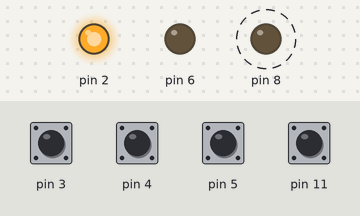
The sketch below on a simulated Arduino Uno, built with avr-gcc and run on an emulated ATmega328P. Shown: output pins drawn as LEDs (lit = HIGH). Dashed ring = blinking. The test bench sets the inputs (shaded band); at power-on: pin 3–5, pin 11 HIGH. EEPROM starts erased; what the sketch prints to the serial monitor is not drawn.

Above: at 1.25 s.
1.3 s: pin 4 pulled LOW for 0.15 s
At 2.5 s:
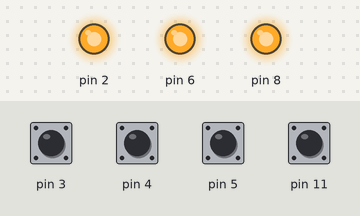
4.3 s: pin 11 pulled LOW for 0.15 s
At 4.7 s:
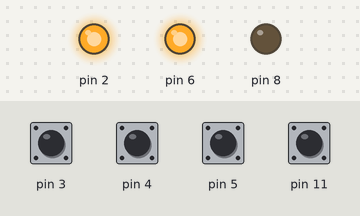
7.3 s: pin 4 pulled LOW for 1 s
At 9.8 s:
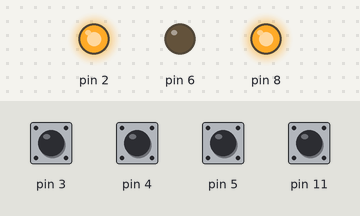
10.3 s: pin 3 pulled LOW for 1 s
13.3 s: pin 5 pulled LOW for 1 s
16.3 s: pin 11 pulled LOW for 1 s
At 17.5 s:
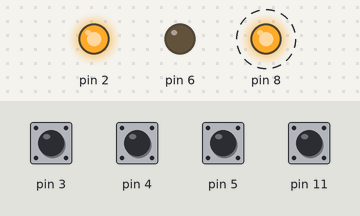
Timing chart, 0 to 20.3 s (numbered marks = the images above; inputs shaded):
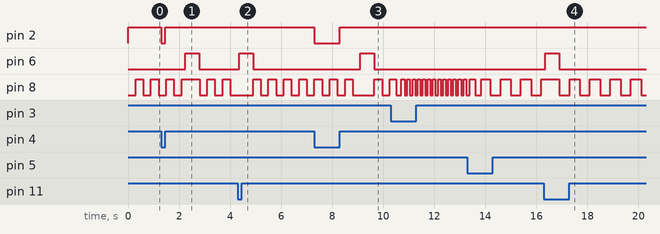

Measured:
- after the input at 1.3 s, pin 2: HIGH → LOW at once, → HIGH 0.15 s later; pin 6: LOW → HIGH after 0.95 s, → LOW 0.55 s later
- after the input at 4.3 s, pin 6: LOW → HIGH after 0.05 s, → LOW 0.55 s later
- after the input at 7.3 s, pin 2: HIGH → LOW at once, → HIGH 1.0 s later; pin 6: LOW → HIGH after 1.8 s, → LOW 0.55 s later
- after the input at 16.3 s, pin 6: LOW → HIGH after 0.06 s, → LOW 0.55 s later
- by itself, pin 8: alternates HIGH for 0.40 s and LOW for 0.40 s

The sketch:

nadajnik.ino
```cpp
#include <Arduino.h>
#include <RCSwitch.h>
#include <stdlib.h>
#include <avr/interrupt.h>

/* =========================================================================
 * PROTOTYPY FUNKCJI (Zgodnosc z MISRA-C)
 * ========================================================================= */
void setup(void);
void loop(void);
static void handleSpeedButtons(void);
static char decodeMorse(uint8_t pattern);
void USART_init(uint16_t ubrr_value);
void USART_transmit(char data);
void USART_print(const char* str);
void USART_print_uint16(uint16_t num);
void EEPROM_write_byte(uint16_t address, uint8_t data);
uint8_t EEPROM_read_byte(uint16_t address);
void EEPROM_write_uint16(uint16_t address, uint16_t data);
uint16_t EEPROM_read_uint16(uint16_t address);
void enterSleepMode(void);
void WDT_init(void);
void WDT_off(void);
void WDT_reset(void);

/* =========================================================================
 * STALE I ZMIENNE GLOBALNE
 * ========================================================================= */
static const uint8_t BTN_MORSE = 4U;
static const uint8_t BTN_PLUS = 5U;
static const uint8_t BTN_MINUS = 3U;
static const uint8_t BTN_RANDOM = 11U;
static const uint8_t LED_PIN = 6U;
static const uint8_t BUZZER_PIN = 2U;
static const uint8_t LED_BLINK_PIN = 8U;

static const uint16_t EEPROM_ADDR_THRESHOLD = 0x0010U;
static const uint16_t EEPROM_ADDR_CRASH_CNT = 0x0020U;
static const uint16_t EEPROM_ADDR_CRASH_FLAG = 0x0021U;

static RCSwitch mySwitch = RCSwitch();

static uint32_t lastActivityTime = 0U;
static uint16_t morseThreshold = 300U;
static bool blinkState = false;

/* =========================================================================
 * IMPLEMENTACJA FUNKCJI
 * ========================================================================= */

/*!
 * @brief    Wektor przerwania awaryjnego zglaszanego przez Watchdog Timer.
 * @param    Brak (Funkcja sprzetowa ISR)
 * @returns  Brak (void)
 * @side effects Zapisuje jedynke do flagi awarii i inkrementuje licznik WDT w EEPROM.
 */
// cppcheck-suppress misra-c2012-2.7
// cppcheck-suppress misra-c2012-8.2
ISR(WDT_vect)
{
    EEPROM_write_byte(EEPROM_ADDR_CRASH_FLAG, 1U);
    uint8_t crashCount = EEPROM_read_byte(EEPROM_ADDR_CRASH_CNT);
    if (crashCount == 0xFFU) { crashCount = 0U; }
    crashCount++;
    EEPROM_write_byte(EEPROM_ADDR_CRASH_CNT, crashCount);
}

/*!
 * @brief    Wektor wybudzenia asynchronicznego (PCINT) dla portu D.
 * @param    Brak (Funkcja sprzetowa ISR)
 * @returns  Brak (void)
 * @side effects Pusta funkcja uzywana wylacznie do wybudzenia rdzenia.
 */
// cppcheck-suppress misra-c2012-2.7
// cppcheck-suppress misra-c2012-8.2
ISR(PCINT2_vect) { }

/*!
 * @brief    Wektor wybudzenia asynchronicznego (PCINT) dla portu B.
 * @param    Brak (Funkcja sprzetowa ISR)
 * @returns  Brak (void)
 * @side effects Pusta funkcja uzywana wylacznie do wybudzenia rdzenia.
 */
// cppcheck-suppress misra-c2012-2.7
// cppcheck-suppress misra-c2012-8.2
ISR(PCINT0_vect) { }

/*!
 * @brief    Inicjalizuje Watchdog Timer w trybie Interrupt & System Reset na 2 sekundy.
 * @param    Brak
 * @returns  Brak (void)
 * @side effects Wylacza i wlacza globalne przerwania na czas sekwencji atomowej.
 */
void WDT_init(void)
{
    cli();
    WDTCSR |= (uint8_t)((1U << WDCE) | (1U << WDE));
    WDTCSR = (uint8_t)((1U << WDIE) | (1U << WDE) | (1U << WDP2) | (1U << WDP1) | (1U << WDP0));
    sei();
}

/*!
 * @brief    Zatrzymuje sprzętowy licznik Watchdoga przed usypianiem procesora.
 * @param    Brak
 * @returns  Brak (void)
 * @side effects Cysci flage WDRF oraz wylacza zasilanie modulu WDT.
 */
void WDT_off(void)
{
    cli();
    __asm__ __volatile__ ("wdr");
    MCUSR &= (uint8_t)(~(1U << WDRF));
    WDTCSR |= (uint8_t)((1U << WDCE) | (1U << WDE));
    WDTCSR = 0x00U;
    sei();
}

/*!
 * @brief    Resetuje licznik sprzetowy Watchdoga (karmi psa).
 * @param    Brak
 * @returns  Brak (void)
 * @side effects Wykonuje bezposrednia wstawke asemblerowa 'wdr'.
 */
void WDT_reset(void)
{
    __asm__ __volatile__ ("wdr");
}

/*!
 * @brief    Przechodzi w tryb glebokiego uspenia sprzetowego (Power-Down).
 * @param    Brak
 * @returns  Brak (void)
 * @side effects Wymusza gaszenie wyjsc, zatrzymuje WDT, modyfikuje SMCR, zatrzymuje zegar CPU.
 */
void enterSleepMode(void)
{
    USART_print("Brak aktywnosci. Usypianie systemu (Power-down)...\r\n");
    delay(50U);

    // --- SPRZATANIE PRZED SNEM ---
    digitalWrite(LED_BLINK_PIN, LOW);
    blinkState = false;
    digitalWrite(LED_PIN, LOW);
    digitalWrite(BUZZER_PIN, HIGH);

    // Wylaczenie ADC
    ADCSRA &= (uint8_t)(~(1U << ADEN));

    // Aktywacja PCINT (PORTD i PORTB)
    PCICR |= (uint8_t)((1U << PCIE2) | (1U << PCIE0));
    PCMSK2 |= (uint8_t)((1U << PCINT19) | (1U << PCINT20) | (1U << PCINT21));
    PCMSK0 |= (uint8_t)(1U << PCINT3);

    // SMCR
    SMCR |= (uint8_t)(1U << SM1);
    SMCR &= (uint8_t)(~(1U << SM0));
    SMCR &= (uint8_t)(~(1U << SM2));
    SMCR |= (uint8_t)(1U << SE); // Sleep enable

    // WYLACZENIE WATCHDOGA NA CZAS SNU
    WDT_off();

    __asm__ __volatile__ ("sleep");

    // ==========================================
    // --- PROCESOR WYBUDZONY (Pobudka PCINT) ---
    // ==========================================

    SMCR &= (uint8_t)(~(1U << SE));
    PCICR &= (uint8_t)(~((1U << PCIE2) | (1U << PCIE0)));
    ADCSRA |= (uint8_t)(1U << ADEN);

    // WZNOWIENIE WATCHDOGA PO OBUDZENIU
    WDT_init();

    USART_print("Wznowienie pracy rdzenia!\r\n");
    lastActivityTime = millis();
}

/*!
 * @brief    Zapisuje pojedynczy bajt w pamieci EEPROM.
 * @param    address Adres komorki EEPROM
 * @param    data Bajt do zapisu
 * @returns  Brak (void)
 * @side effects Oczekuje w petli while na gotowosc zapisu.
 */
void EEPROM_write_byte(uint16_t address, uint8_t data)
{
    while ((EECR & (1 << EEPE)) != 0U) { }
    EEAR = address;
    EEDR = data;
    EECR |= (1 << EEMPE);
    EECR |= (1 << EEPE);
}

/*!
 * @brief    Odczytuje bajt danych z pamieci EEPROM.
 * @param    address Adres komorki do odczytu
 * @returns  Zwraca pojedynczy bajt (uint8_t)
 * @side effects Oczekuje blokujaco w petli while.
 */
uint8_t EEPROM_read_byte(uint16_t address)
{
    while ((EECR & (1 << EEPE)) != 0U) { }
    EEAR = address;
    EECR |= (1 << EERE);
    return EEDR;
}

/*!
 * @brief    Zapisuje wartosc 16-bitowa rozbita na dwie komorki EEPROM.
 * @param    address Poczatkowy adres rejestru
 * @param    data Wartosc 16-bitowa do zapisu
 * @returns  Brak (void)
 * @side effects Nadpisuje dwa sasiednie bajty (address oraz address+1).
 */
void EEPROM_write_uint16(uint16_t address, uint16_t data)
{
    uint8_t lowByte = (uint8_t)(data & 0xFFU);
    uint8_t highByte = (uint8_t)((data >> 8U) & 0xFFU);
    EEPROM_write_byte(address, lowByte);
    EEPROM_write_byte(address + 1U, highByte);
}

/*!
 * @brief    Odczytuje i scala wartosc 16-bitowa z dwoch sasiednich adresow EEPROM.
 * @param    address Poczatkowy adres odczytu
 * @returns  Zlozona wartosc (uint16_t)
 * @side effects Dokonuje operacji bitowego przesuniecia.
 */
uint16_t EEPROM_read_uint16(uint16_t address)
{
    uint8_t lowByte = EEPROM_read_byte(address);
    uint8_t highByte = EEPROM_read_byte(address + 1U);
    return (uint16_t)((uint16_t)lowByte | (uint16_t)((uint16_t)highByte << 8U));
}

/*!
 * @brief    Inicjalizuje blok asynchronicznej transmisji USART0.
 * @param    ubrr_value Dzielnik czestotliwosci procesora dla zadanej predkosci
 * @returns  Brak (void)
 * @side effects Przejmuje pin sprzętowy TXD.
 */
void USART_init(uint16_t ubrr_value)
{
    UBRR0H = (uint8_t)(ubrr_value >> 8U);
    UBRR0L = (uint8_t)(ubrr_value);
    UCSR0B = (1 << TXEN0);
    UCSR0C = (1 << UCSZ01) | (1 << UCSZ00);
}

/*!
 * @brief    Transmituje natychmiastowo jeden znak do bufora nadawczego.
 * @param    data 8-bitowy znak ASCII
 * @returns  Brak (void)
 * @side effects Wstrzymuje procesor do momentu opróżnienia rejestru przesuwnego (polling).
 */
void USART_transmit(char data)
{
    while ((UCSR0A & (1 << UDRE0)) == 0U) { }
    UDR0 = (uint8_t)data;
}

/*!
 * @brief    Iteruje i wysyla ciag tekstu.
 * @param    str Wskaznik bufora Stringa z terminatorem NULL
 * @returns  Brak (void)
 * @side effects Wolana wielokrotnie w pętli blokującej.
 */
void USART_print(const char* str)
{
    uint32_t i = 0U;
    while (str[i] != '\0')
    {
        USART_transmit(str[i]);
        i++;
    }
}

/*!
 * @brief    Zmienia liczbowa reprezentacje unsigned do stringu na cel wyslania na monitor szeregowy.
 * @param    num 16-bitowy integer
 * @returns  Brak (void)
 * @side effects Tworzy znakowa macierz w ramce stosu.
 */
void USART_print_uint16(uint16_t num)
{
    char buffer[6];
    utoa(num, buffer, 10);
    USART_print(buffer);
}

/*!
 * @brief    Boot systemu: Inicjuje piny, EEPROM, WDT i USART.
 * @param    Brak
 * @returns  Brak (void)
 * @side effects Zmienia tryby wejscia/wyjscia standardowym pinMode. Sprawdza flage awarii WDT.
 */
void setup(void)
{
    pinMode(BTN_MORSE, INPUT_PULLUP);
    pinMode(BTN_PLUS, INPUT_PULLUP);
    pinMode(BTN_MINUS, INPUT_PULLUP);
    pinMode(BTN_RANDOM, INPUT_PULLUP);

    pinMode(LED_PIN, OUTPUT);
    pinMode(BUZZER_PIN, OUTPUT);
    pinMode(LED_BLINK_PIN, OUTPUT);

    digitalWrite(BUZZER_PIN, HIGH); // Domyslne wylaczenie Active-Low buzzera

    USART_init(103U);
    mySwitch.enableTransmit(10U);

    // ODCZYT FLAGI WATCHDOGA PO RESECIE
    uint8_t crashFlag = EEPROM_read_byte(EEPROM_ADDR_CRASH_FLAG);
    if (crashFlag == 1U)
    {
        uint8_t crashes = EEPROM_read_byte(EEPROM_ADDR_CRASH_CNT);
        USART_print("\r\n! KRYTYCZNY BLAD: Nadajnik zresetowany przez Watchdog !\r\n");
        USART_print("Liczba awarii w EEPROM: ");
        USART_print_uint16((uint16_t)crashes);
        USART_print("\r\n\r\n");
        EEPROM_write_byte(EEPROM_ADDR_CRASH_FLAG, 0U);
    }
    else
    {
        USART_print("Normalny start systemu. Nadajnik gotowy.\r\n");
    }

    uint16_t savedThreshold = EEPROM_read_uint16(EEPROM_ADDR_THRESHOLD);
    if ((savedThreshold >= 100U) && (savedThreshold <= 1000U))
    {
        morseThreshold = savedThreshold;
        USART_print("Wczytano prog z EEPROM: ");
    }
    else
    {
        EEPROM_write_uint16(EEPROM_ADDR_THRESHOLD, morseThreshold);
        USART_print("Czysty EEPROM. Zapisano domyslny prog: ");
    }
    USART_print_uint16(morseThreshold);
    USART_print(" ms\r\n");

    WDT_init(); // Zabezpieczenie pętli glownej
}

/*!
 * @brief    Glowna rutyna obslugujaca czas, przyciski, dzwieki i wchodzenie w stan uspienia.
 * @param    Brak
 * @returns  Brak (void)
 * @side effects Analizuje Jitter czlowieka, posiada filtr drgan i resetuje sensory bezczynnosci.
 */
void loop(void)
{
    static uint32_t pressStart = 0U;
    static bool pressed = false;
    static bool randomPressed = false;
    static uint8_t morsePattern = 1U;
    static uint8_t morseCount = 0U;
    static uint32_t lastInputTime = 0U;
    static uint32_t lastBlinkTime = 0U;

    WDT_reset(); // KARMIENIE PSA W KAZDYM CYKLU PETLI

    uint32_t currentMillis = millis();

    handleSpeedButtons();

    // Miganie diodą synchronizacji
    if ((currentMillis - lastBlinkTime) >= morseThreshold)
    {
        lastBlinkTime = currentMillis;
        blinkState = !blinkState;
        digitalWrite(LED_BLINK_PIN, blinkState ? HIGH : LOW);
    }

    // Obsluga buzzera i resetowanie czasu bezczynnosci
    if (digitalRead(BTN_MORSE) == LOW)
    {
        digitalWrite(BUZZER_PIN, LOW); // Włączenie buzzera
        lastActivityTime = currentMillis;
    }
    else
    {
        digitalWrite(BUZZER_PIN, HIGH); // Wyłączenie buzzera
    }

    if ((digitalRead(BTN_MORSE) == LOW) && (!pressed))
    {
        pressStart = currentMillis;
        pressed = true;
    }

    if ((digitalRead(BTN_MORSE) == HIGH) && (pressed))
    {
        uint32_t duration = currentMillis - pressStart;
        pressed = false;

        // Sprzętowy Debouncing (eliminacja drgań styków - min. 30ms)
        if (duration > 30U)
        {
            if (morseCount < 6U)
            {
                if (duration < morseThreshold)
                {
                    morsePattern = (uint8_t)((uint8_t)(morsePattern << 1U) | 0U);
                    USART_transmit('.');
                }
                else
                {
                    morsePattern = (uint8_t)((uint8_t)(morsePattern << 1U) | 1U);
                    USART_transmit('-');
                }
                morseCount++;
            }
            lastInputTime = currentMillis;
        }
    }

    if ((morseCount > 0U) && ((currentMillis - lastInputTime) > 800U) && (!pressed))
    {
        char letter = decodeMorse(morsePattern);

        if ((letter >= 'A') && (letter <= 'Z'))
        {
            uint32_t code = ((uint32_t)letter - (uint32_t)'A') + 1U;

            digitalWrite(LED_PIN, HIGH);
            mySwitch.send(code, 8U);
            delay(100U);
            digitalWrite(LED_PIN, LOW);

            USART_print(" -> ");
            USART_transmit(letter);
            USART_print("\r\n");
        }
        else
        {
            USART_print("Nieznany kod\r\n");
        }

        morseCount = 0U;
        morsePattern = 1U;
    }

    // Odczyt TRNG przyciskiem RANDOM
    if (digitalRead(BTN_RANDOM) == LOW)
    {
        lastActivityTime = currentMillis;

        if (!randomPressed)
        {
            randomPressed = true;
            uint8_t hardwareRandomValue = TCNT0;
            USART_print("Wygenerowana losowa entropia: ");
            USART_print_uint16((uint16_t)hardwareRandomValue);
            USART_print("\r\n");

            uint8_t offset = (uint8_t)(hardwareRandomValue % 26U);
            static const char alphabet[26] = {
                'A','B','C','D','E','F','G','H','I','J','K','L','M',
                'N','O','P','Q','R','S','T','U','V','W','X','Y','Z'
            };
            char randomLetter = alphabet[offset];

            USART_print("Wylosowano znak: ");
            USART_transmit(randomLetter);
            USART_print("\r\n");

            uint32_t code = (uint32_t)offset + 1U;

            digitalWrite(LED_PIN, HIGH);
            mySwitch.send(code, 8U);
            delay(100U);
            digitalWrite(LED_PIN, LOW);
        }
    }
    else
    {
        randomPressed = false;
    }

    // Usypianie systemu (20 sekund bezczynnosci)
    if ((currentMillis - lastActivityTime) > 20000U)
    {
        enterSleepMode();
    }
}

/*!
 * @brief    Monitoruje stany przyciskow predkosci do zmiany progu Morse'a z zapisem.
 * @param    Brak
 * @returns  Brak (void)
 * @side effects Zrzuca ustalona wartosc trwale do komorki EEPROM.
 */
static void handleSpeedButtons(void)
{
    static uint32_t lastPress = 0U;
    uint32_t currentMillis = millis();

    if ((currentMillis - lastPress) >= 200U)
    {
        if (digitalRead(BTN_PLUS) == LOW)
        {
            lastActivityTime = currentMillis;

            if (morseThreshold < 1000U)
            {
                morseThreshold += 50U;
                EEPROM_write_uint16(EEPROM_ADDR_THRESHOLD, morseThreshold);
            }
            USART_print("Prog: ");
            USART_print_uint16(morseThreshold);
            USART_print("\r\n");
            lastPress = currentMillis;
        }
        else if (digitalRead(BTN_MINUS) == LOW)
        {
            lastActivityTime = currentMillis;

            if (morseThreshold > 100U)
            {
                morseThreshold -= 50U;
                EEPROM_write_uint16(EEPROM_ADDR_THRESHOLD, morseThreshold);
            }
            USART_print("Prog: ");
            USART_print_uint16(morseThreshold);
            USART_print("\r\n");
            lastPress = currentMillis;
        }
        else
        {
            /* Intentionally empty wg MISRA-C */
        }
    }
}

/*!
 * @brief    Konwertuje wzor bitowy na odpowiednia litere z dekady Morse'a.
 * @param    pattern Zlozony wzor binarny z kropek(0) i kresek(1).
 * @returns  Znak ASCII reprezentujacy litere (char).
 * @side effects Zwraca znak zapytania jezeli uklad jest nierozpoznany.
 */
static char decodeMorse(uint8_t pattern)
{
    char result;
    switch (pattern)
    {
        case 5U:   result = 'A'; break;
        case 24U:  result = 'B'; break;
        case 26U:  result = 'C'; break;
        case 12U:  result = 'D'; break;
        case 2U:   result = 'E'; break;
        case 18U:  result = 'F'; break;
        case 14U:  result = 'G'; break;
        case 16U:  result = 'H'; break;
        case 4U:   result = 'I'; break;
        case 23U:  result = 'J'; break;
        case 13U:  result = 'K'; break;
        case 20U:  result = 'L'; break;
        case 7U:   result = 'M'; break;
        case 6U:   result = 'N'; break;
        case 15U:  result = 'O'; break;
        case 22U:  result = 'P'; break;
        case 29U:  result = 'Q'; break;
        case 10U:  result = 'R'; break;
        case 8U:   result = 'S'; break;
        case 3U:   result = 'T'; break;
        case 9U:   result = 'U'; break;
        case 17U:  result = 'V'; break;
        case 11U:  result = 'W'; break;
        case 25U:  result = 'X'; break;
        case 27U:  result = 'Y'; break;
        case 28U:  result = 'Z'; break;
        default:   result = '?'; break;
    }
    return result;
}
```
